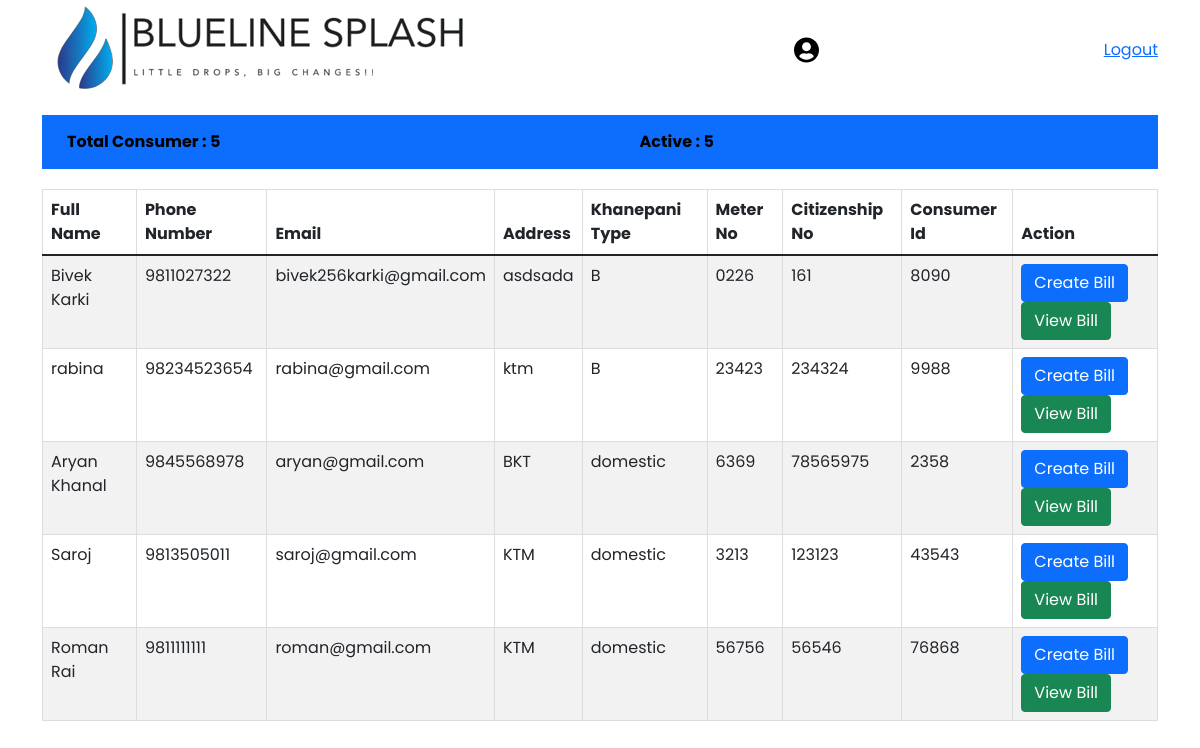
The app's page /employee/employee_dashboard (signed in) with its own data.
### consumer/models.py (models this page shows, shortened)
class Consumer(models.Model):
    id = models.IntegerField(primary_key=True)
    consumer_id = models.IntegerField()
    name = models.CharField(max_length=50)
    phone = models.CharField(max_length=50)
    email = models.CharField(max_length=50)
    address = models.CharField(max_length=50)
    meter_no = models.CharField(max_length=50)
    type = models.CharField(max_length=50)
    citizenship = models.CharField(max_length=50)

### employee/views.py (the view)
# urls.py: path('employee_dashboard', employee_dashboardview, name='employee_dashboard'),
def employee_dashboardview(request):
    employee_id = request.session.get('employee_id')
    emp = Employee.objects.filter(employee_id=employee_id)
    print("HEkkkkkkkkkk", emp)
    consumer = Consumer.objects.all()
    a = 0
    billing = consumerBilling.objects.values('consumer_det_id').distinct()
    consumer_billing_list = []
    for consumer_id in billing:
        last_billing = consumerBilling.objects.filter(consumer_det=consumer_id['consumer_det_id']).order_by('-id')
        if last_billing:
            consumer_billing_list.append(last_billing)
    billcounter = consumerBilling.objects.all()
    c = 0
    for i in billcounter:
        c = +1
    for i in consumer:
        a += 1
    context = {
        'consumer': consumer,
        'count': a,
        'billing': billcounter,
        'countbill': c,
        'consumer_billing_list':consumer_billing_list,
        'emp':emp,
    }
    return render(request, 'employee_dashboard.html',context)

### employee/models.py (called while the page is built)
    def __str__(self):
        return "%s   %s" % (self.employee_id, self.name)

### templates/employee_dashboard.html (shortened to what this page needs)
<!DOCTYPE html>
{% load static %}
<html lang="en">
<head>
    <link rel="stylesheet" href="https://maxcdn.bootstrapcdn.com/font-awesome/4.7.0/css/font-awesome.min.css">
    <link href="https://cdn.jsdelivr.net/npm/bootstrap@5.1.3/dist/css/bootstrap.min.css" rel="stylesheet">
    <link rel="stylesheet" type="text/css" href="{% static 'css/style.css' %}">
</head>
<body>
<section class="nav-sec navigation-bar">
      <nav class="navbar navbar-expand-lg navbar-light">
        <div class="container">
          <a class="navbar-brand" href="#"><img src="{% static 'images/logo.png' %}" alt="logo"></a>
          <div class="collapse navbar-collapse" id="navbarSupportedContent" style="
    display: flex;
    justify-content: flex-end;
">
              <ul class="navbar-nav">
              <div class="login-div employee_img" id="login-toggle">
                  <a href="#profileModal" data-bs-toggle="modal" data-bs-target="#profileModal"><img src="{% static 'images/user-circle-solid.svg' %}" alt="bell" style="margin-right: 10px;"> </a>
                  <a href="#logoutModal" class="edit" data-bs-toggle="modal" data-bs-target="#logoutModal">Logout</a>
                </div>
            </ul>
          </div>
        </div>
      </nav>
    </section>
<div class="container">
    <div class="dashmid">
    <ul class="flex justify-between">
        <li>Total Consumer :  {{ count }}</li>
        <li>Active : {{ count }}</li>
    </ul>
</div>
<table class="table table-striped">
  <thead>
    <tr>
        <th>Full Name</th>
        <th>Phone Number</th>
        <th>Email</th>
        <th>Address</th>
        <th>Khanepani Type</th>
        <th>Meter No</th>
        <th>Citizenship No</th>
        <th>Consumer Id</th>
        <th>Action</th>
    </tr>
  </thead>
  <tbody>
   {% for i in consumer %}
    <tr>
        <td>{{ i.name }}</td>
        <td>{{ i.phone }}</td>
        <td>{{ i.email }}</td>
        <td>{{ i.address }}</td>
        <td>{{ i.type }}</td>
        <td>{{ i.meter_no }}</td>
        <td>{{ i.citizenship }}</td>
        <td>{{ i.consumer_id }}</td>
        <td>
            <a href="#createbillModal-{{ i.consumer_id }}" class="btn btn-primary" data-bs-toggle="modal" data-bs-target="#createbillModal-{{ i.consumer_id }}">Create Bill</a>
            <a href="#viewbillModal-{{ i.consumer_id  }}" class="btn btn-success" data-bs-toggle="modal" data-bs-target="#viewbillModal-{{ i.consumer_id  }}">View Bill</a>
             </td>
    </tr>
    {% endfor %}
  </tbody>
</table>
{% for j in consumer_billing_list %}
    {% for i in j %}
</div>
{% endfor %}
{% endfor %}
</body>
</html>

### static/css/style.css (style rules this page uses)
* { font-family: 'Poppins', sans-serif; margin: 0; }
.dashmid ul { width: 100%; margin: 0; display: flex; justify-content: space-between; padding: 0 10px; }
.navbar { display: flex; height: 100px; }
.navbar img { width: 25px; }
body { font-family: Poppins, sans-serif; margin: 0; padding: 0; }
.flex { display: flex; }
.justify-between { justify-content: space-between; }
.dashmid { margin:0 80px 20px 50px; background: #0d6efd; padding: 15px; display: flex; justify-content: space-between; align-items: center; }
.dashmid li { display: flex; list-style: none; font-weight: bolder; align-items: center; color: #000000; }

### records on screen
Consumer: name "Bivek Karki", phone "9811027322", email "bivek256karki@gmail.com", address "asdsada", type "B", meter_no "0226", citizenship "161", consumer_id "8090"
Consumer: name "rabina", phone "98234523654", email "rabina@gmail.com", address "ktm", type "B", meter_no "23423", citizenship "234324", consumer_id "9988"
Consumer: name "Aryan Khanal", phone "9845568978", email "aryan@gmail.com", address "BKT", type "domestic", meter_no "6369", citizenship "78565975", consumer_id "2358"
Consumer: name "Saroj", phone "9813505011", email "saroj@gmail.com", address "KTM", type "domestic", meter_no "3213", citizenship "123123", consumer_id "43543"
Consumer: name "Roman Rai", phone "9811111111", email "roman@gmail.com", address "KTM", type "domestic", meter_no "56756", citizenship "56546", consumer_id "76868"

### other values on screen
{{ count }} "5"
